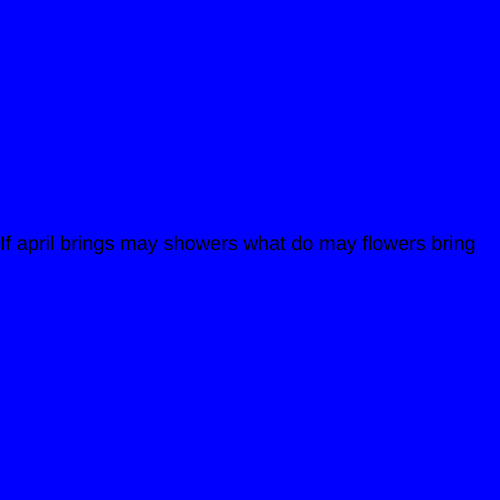
Frame 1 (no input)
Frame 60 (no input): identical to frame 1, image omitted
Frame 120 (the mouse pressed at the canvas centre since frame 60): identical to frame 1, image omitted

The p5.js sketch that drew this single still picture (run headless with seeded random() and noise() and a simulated clock; from frame 60 on, the mouse is pressed at the canvas centre):

// p5.js sketch
// ── sketch.js
let state = 0;

{}
function setup() {
  createCanvas(500, 500);
}

function draw() {

  switch (state) {
    case 0:
      background('blue');
      textSize(20) ;
      text("If april brings may showers what do may flowers bring", 0, height / 2);
      break;

    case 1:
      background('red');
      textSize(30) ;
      text('PILGRIMS', width/2, height/2, 50, 50,);
      break;
  }


}
  // joke 2:  text('what did the ocean say to the beach, nothing it just waved') ;



function mouseReleased() {
  state++;
  if(state > 1) state = 0;

}
